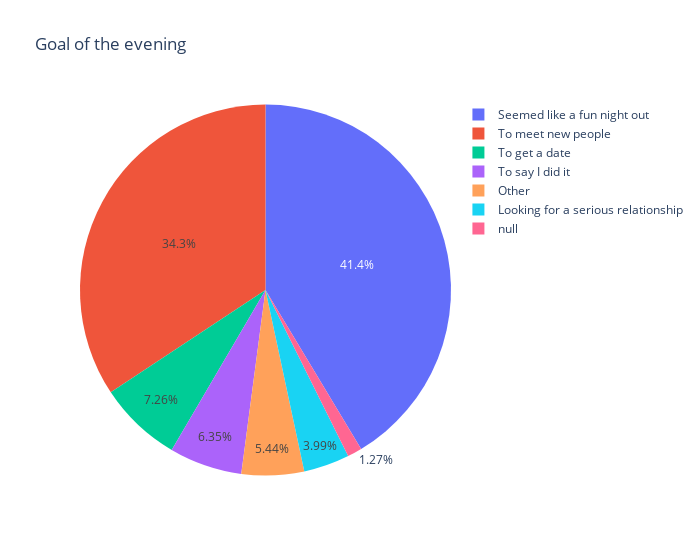

Here is the notebook cell this chart was saved with:
### Code cell
fig = px.pie(df_partners, names="Goal for the evening", title='Goal of the evening', width=700)
fig.show()

### Figure 1 — Plotly figure (JSON) as saved in the notebook; plotly's stock layout.template omitted (floating-point values rounded to 4 significant figures; data arrays with more than 128 entries replaced by an {"elided": "..."} marker saying what was removed)
{"data": [{"domain": {"x": [0, 1], "y": [0, 1]}, "hovertemplate": "Goal for the evening=%{label}<extra></extra>", "labels": {"elided": "551 str values"}, "legendgroup": "", "name": "", "showlegend": true, "type": "pie"}], "layout": {"legend": {"tracegroupgap": 0}, "title": {"text": "Goal of the evening"}, "width": 700}}
